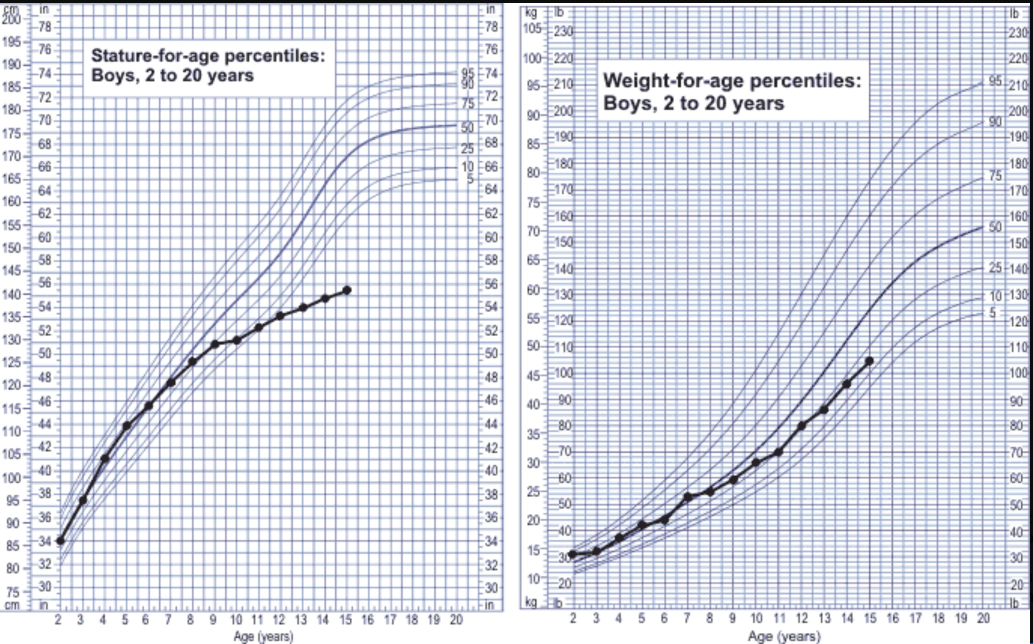
#> input picture exams/neurology-form9/images/q32.jpg, 2065 x 1287 px (shown at 1/2 size)
$ python -i pack.py   (imports and definitions only)
#> lines starting #> are read from the running program, lines starting #| are printed output that depends on the picture
#> further down, picture is the input picture: PIL image 2065x1287 RGB; mean R, G, B 217.5, 220.7, 231.1
#!/usr/bin/env python3
"""Turn a folder of exam screenshots into legible, de-duplicated item images.

Each item is captured as one or more shots (stem in the first, explanation
after a scroll in the next). This script crops the app chrome off every shot,
removes the band the scroll duplicated, then re-slices the result into tiles
short enough to stay sharp when they are read back.

    python3 pack.py --in shots --out packed --expect 50

See README.md for the capture side.
"""

import argparse
import json
import os
import re
import sys

try:
    import numpy as np
    from PIL import Image
except ImportError:
    sys.exit("Needs Pillow and numpy:  pip3 install pillow numpy")

SHOT_RE = re.compile(r"i(\d+)[-_]p(\d+)", re.I)
EXTS = (".png", ".jpg", ".jpeg", ".PNG", ".JPG", ".JPEG")

BAND_SIZES = (48, 96, 192, 384)   # rows of signature tried when locating the overlap
COL_STEP = 4       # column stride when building row signatures
MATCH_MAX = 7.0    # mean abs grey difference still counted as the same band
BLANK_MIN = 246    # a row this pale across the content width is whitespace


# [26 lines left out: function load_shots, not called in this run]


def to_grey(img):
    return np.asarray(img.convert("L"), dtype=np.int16)
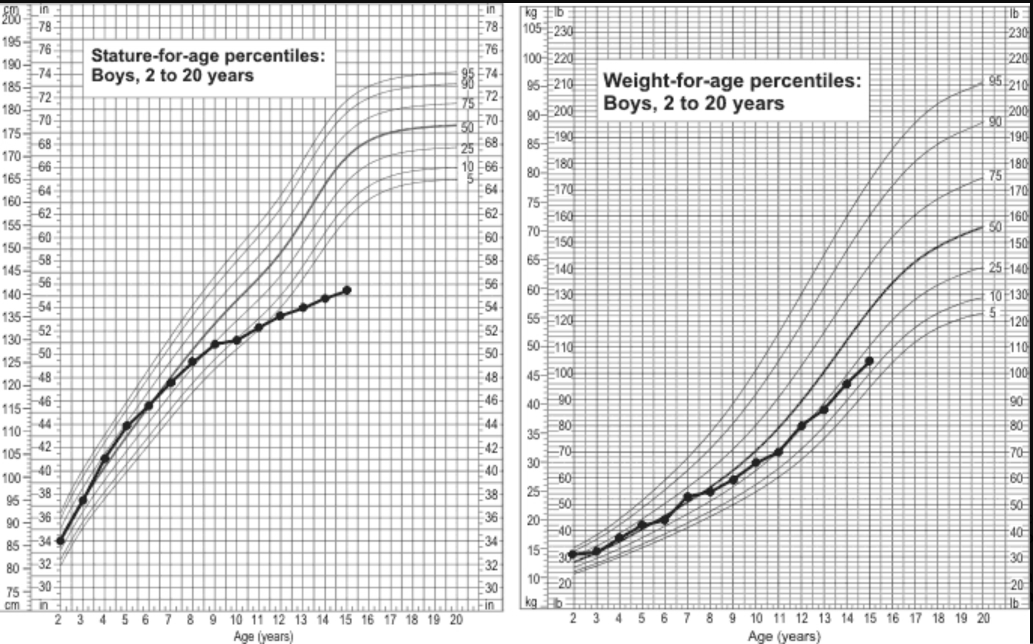
#> returned value: shape (1287, 2065) int16 (shown at 1/2 size); min 0, max 255, mean 220.9


# [121 lines left out: functions crop, first_content_row, _match_band, _verify, find_overlap, stitch, not called in this run]


def trim(img):
    """Drop uniform margins on all four sides, keeping a little padding."""
    grey = to_grey(img)
    busy_rows = np.where(grey.min(axis=1) < BLANK_MIN)[0]
#> busy_rows = 1287 values from 0 to 1286
    busy_cols = np.where(grey.min(axis=0) < BLANK_MIN)[0]
#> busy_cols = 2065 values from 0 to 2064
    if not busy_rows.size or not busy_cols.size:
        return img
    pad = 12
    t = max(0, int(busy_rows[0]) - pad)
#> t = 0
    b = min(img.height, int(busy_rows[-1]) + pad)
#> b = 1287
    l = max(0, int(busy_cols[0]) - pad)
#> l = 0
    r = min(img.width, int(busy_cols[-1]) + pad)
#> r = 2065
    return img.crop((l, t, r, b))


# [76 lines left out: functions cut_points, main, not called in this run]


# [2 lines not run here, left out]

>>> from PIL import Image
>>> picture = Image.open('../../exams/neurology-form9/images/q32.jpg')
>>> result = trim(picture)
